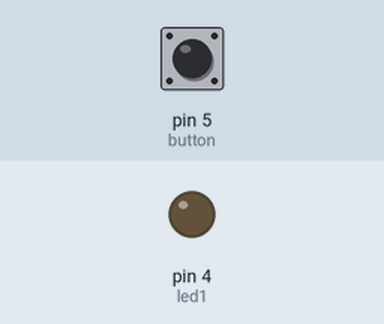
The sketch below on a simulated Arduino Uno, built with avr-gcc and run on an emulated ATmega328P. Parts: output pins drawn as LEDs (lit = HIGH). Dashed ring = blinking. Inputs (shaded band) come from the test bench; at power-on: pin 5 (button) LOW. What the sketch prints to the serial monitor is not drawn.

Above: at 1.2 s.
1.3 s: pin 5 (button) pulled HIGH for 0.15 s
At 1.4 s:
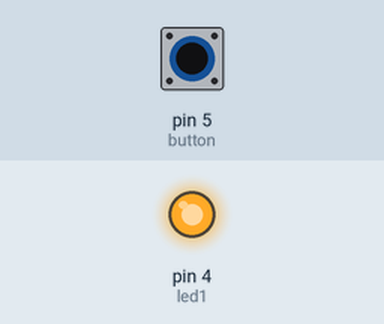
3.0 s: pin 5 (button) pulled HIGH for 1 s
At 5.2 s:
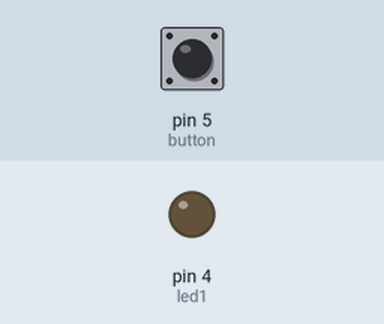
5.5 s: pin 5 (button) pulled HIGH for 3.2 s
At 6.5 s:
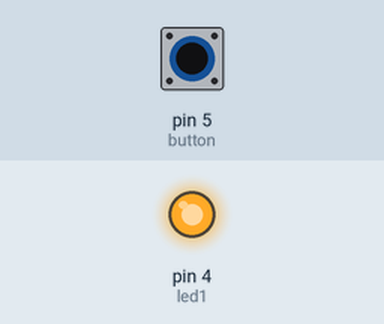
10.2 s: pin 5 (button) pulsed HIGH 2 times (0.12 s each, 0.3 s apart)
At 10.31 s:
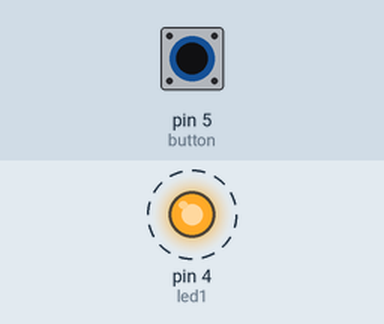
Timing chart, 0 to 13.2 s (numbered marks = the images above; inputs shaded):
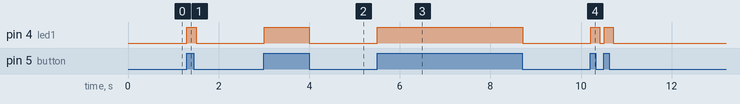

The sketch:

nstruction_from_outer_environment_Printing_in_serial_monitor.ino
```cpp
#define led1 4
#define button 5

void setup(){
  pinMode(led1, OUTPUT);
  pinMode(button, INPUT);
  Serial.begin(9600);
}
void loop(){
  bool state =digitalRead(button);
  digitalWrite(led1,state);

  if (state == 1){
    Serial.print("light is on");
  }
  else{
    Serial.print("light is OFF");
  }
  delay(100);
}
```

Measured:
- after the input at 1.3 s, pin 4 (led1): LOW → HIGH at once, → LOW 0.20 s later
- after the input at 3.0 s, pin 4 (led1): LOW → HIGH at once, → LOW 1.0 s later
- after the input at 5.5 s, pin 4 (led1): LOW → HIGH at once, → LOW 3.2 s later
- after the input at 10.2 s, pin 4 (led1): alternates HIGH for 0.20 s and LOW for 0.10 s, 4 changes in all, then stays LOW, starting at once
